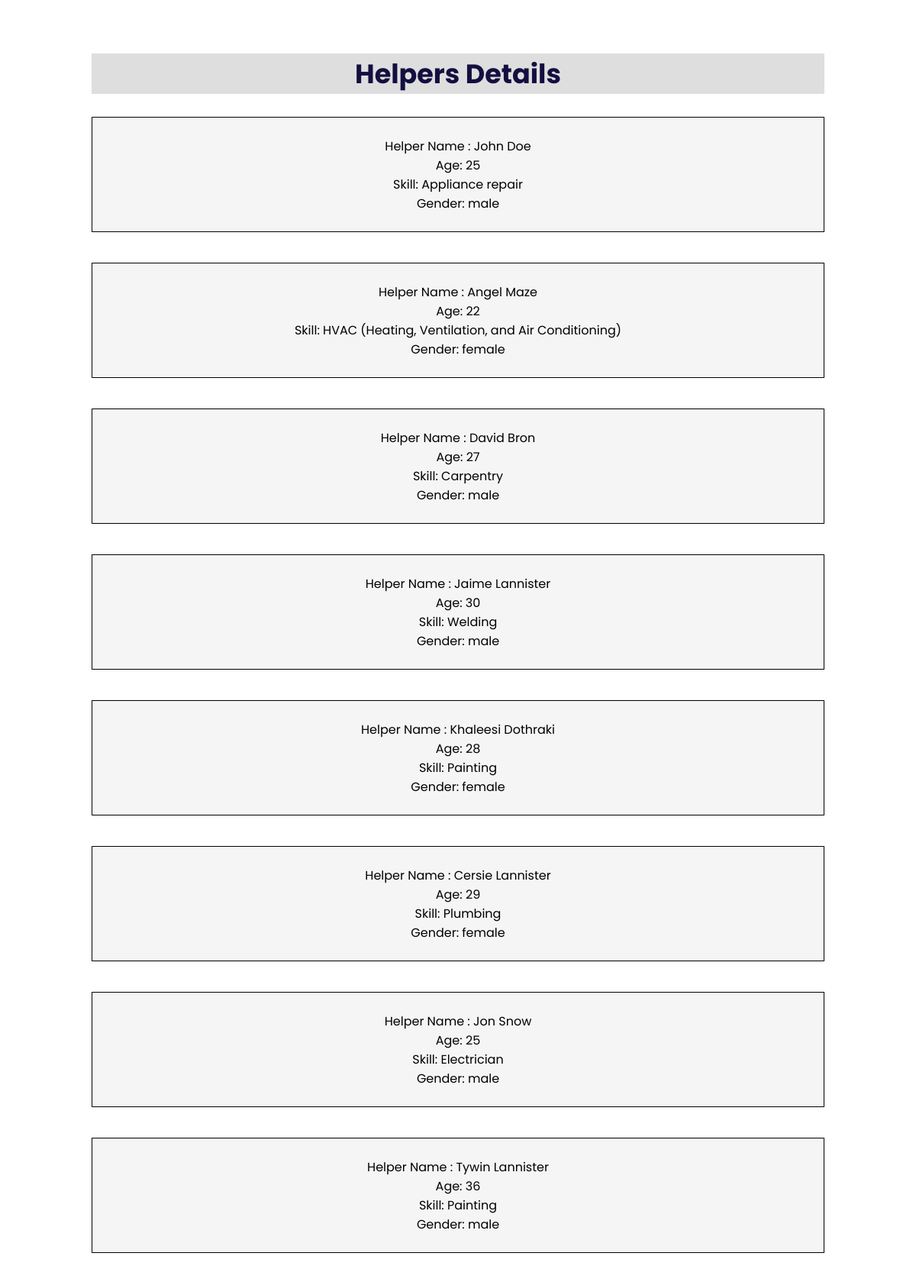
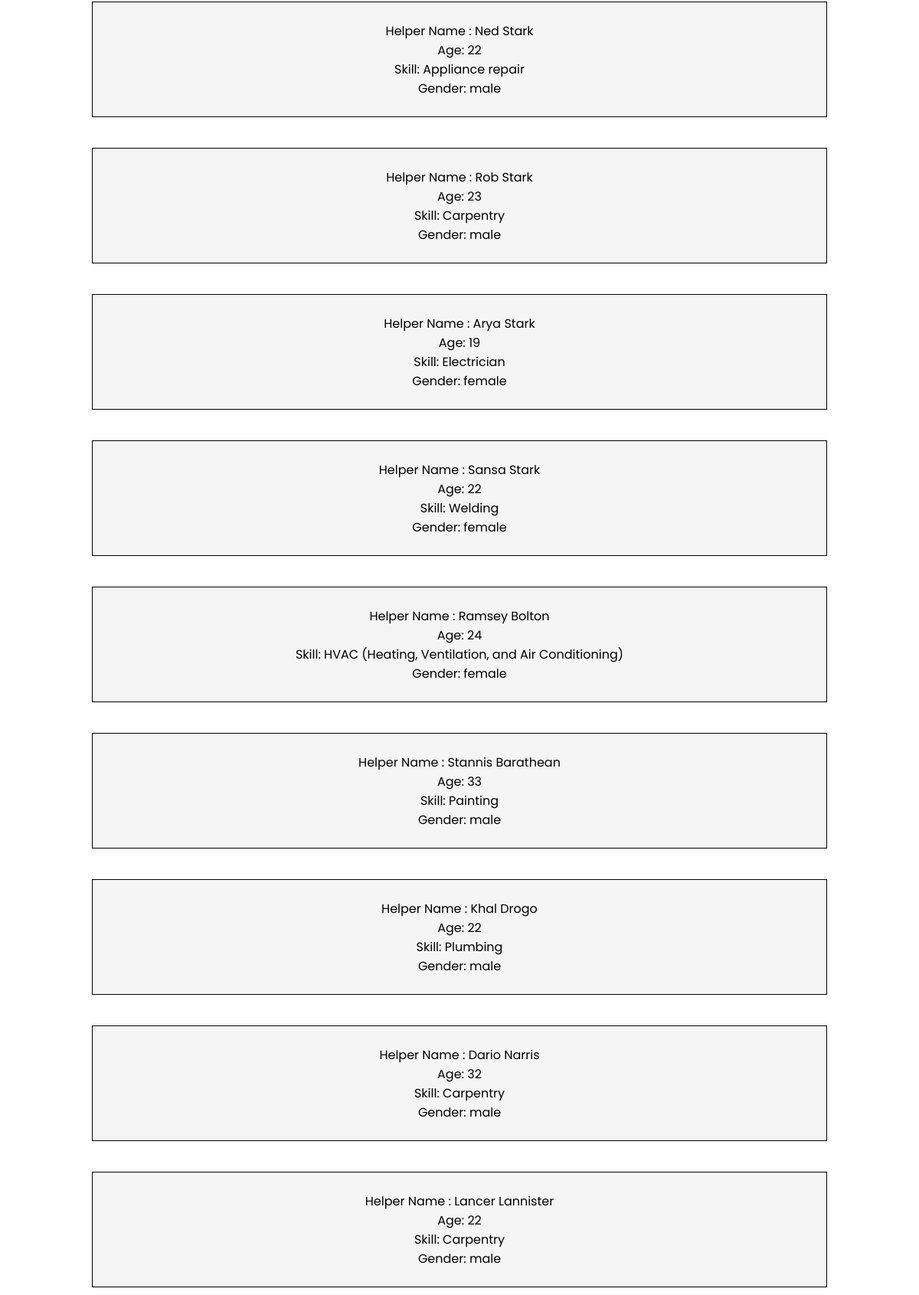
The page /HelperDetails/ on the database its author committed (2 pictures, top to bottom).
### HelperApp/models.py (models this page shows, shortened)
class Helper(models.Model):
    name = models.CharField(max_length=100)
    gender = models.CharField(max_length=10)
    skill = models.CharField(max_length=100)
    age = models.IntegerField()

### HelperApp/views.py (the view)
# urls.py: path('HelperDetails/', views.HelperDetails, name='HelperDetails'),
def HelperDetails(request):
    Customers = Customer.objects.all()
    Helpers = Helper.objects.all()
    context = {
        'Customers' : Customers,
        'Helpers': Helpers,
    }
    return render(request, 'HelperDetails.html', context)

### templates/HelperDetails.html (shortened to what this page needs)
{% load static %}
<!DOCTYPE html>
<html lang="en">
<head>
    <link rel="stylesheet" href="{% static 'css_files/CustomerDetails.css' %}">
    <link href='https://unpkg.com/boxicons@2.0.7/css/boxicons.min.css' rel='stylesheet'>
    <link rel="stylesheet" href="https://cdnjs.cloudflare.com/ajax/libs/font-awesome/6.5.1/css/all.min.css">
</head>
<body>
    <div class="container">
        <div class="content">
            <h1 class="label"> Helpers Details</h1>
        </div>
        {% for Helper in Helpers %}
        <ul>
            <li>Helper Name : {{ Helper.name }}</li>
            <li>Age: {{ Helper.age }}</li>
            <li>Skill: {{ Helper.skill }}</li>
            <li>Gender: {{ Helper.gender}}</li>
        </ul>
        {% endfor %}
    </div>
</body>
</html>

### static/css_files/CustomerDetails.css (style rules this page uses)
* { margin: 0; padding: 0; user-select: none; box-sizing: border-box; font-family: 'Poppins', sans-serif; }
body { width: 100%; height: 100vh; overflow: auto; }
.container { position: relative; top: 70px; left: 0; width: 100%; display: flex; flex-direction: column; justify-content: center; align-items: center; }
.container .content { width: 80%; text-align: center; background: #dedede; }
.container .content .label { font-size: 35px; font-weight: bold; color: #130f40; }
ul { position: relative; top: 10px; height: 151px; border: 1px solid; padding: 30px; list-style: none; left: 0; width: 80%; display: flex; flex-direction: column; justify-content: center; align-items: center; background: whitesmoke; margin: 20px 0; }

### rows shown on the page
Helper: name "John Doe", age "25", skill "Appliance repair", gender "male"
Helper: name "Angel Maze", age "22", skill "HVAC (Heating, Ventilation, and Air Conditioning)", gender "female"
Helper: name "David Bron", age "27", skill "Carpentry", gender "male"
Helper: name "Jaime Lannister", age "30", skill "Welding", gender "male"
Helper: name "Khaleesi Dothraki", age "28", skill "Painting", gender "female"
Helper: name "Cersie Lannister", age "29", skill "Plumbing", gender "female"
Helper: name "Jon Snow", age "25", skill "Electrician", gender "male"
Helper: name "Tywin Lannister", age "36", skill "Painting", gender "male"
Helper: name "Ned Stark", age "22", skill "Appliance repair", gender "male"
Helper: name "Rob Stark", age "23", skill "Carpentry", gender "male"
Helper: name "Arya Stark", age "19", skill "Electrician", gender "female"
Helper: name "Sansa Stark", age "22", skill "Welding", gender "female"
Helper: name "Ramsey Bolton", age "24", skill "HVAC (Heating, Ventilation, and Air Conditioning)", gender "female"
Helper: name "Stannis Barathean", age "33", skill "Painting", gender "male"
Helper: name "Khal Drogo", age "22", skill "Plumbing", gender "male"
Helper: name "Dario Narris", age "32", skill "Carpentry", gender "male"
Helper: name "Lancer Lannister", age "22", skill "Carpentry", gender "male"
